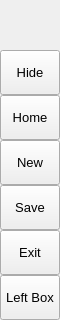
        <widget class="QFrame" name="leftMenuBg">
         <property name="minimumSize">
          <size>
           <width>60</width>
           <height>0</height>
          </size>
         </property>
         <property name="maximumSize">
          <size>
           <width>60</width>
           <height>16777215</height>
          </size>
         </property>
         <property name="frameShape">
          <enum>QFrame::Shape::NoFrame</enum>
         </property>
         <property name="frameShadow">
          <enum>QFrame::Shadow::Raised</enum>
         </property>
         <layout class="QVBoxLayout" name="verticalLayout_3">
          <property name="spacing">
           <number>0</number>
          </property>
          <property name="leftMargin">
           <number>0</number>
          </property>
          <property name="topMargin">
           <number>0</number>
          </property>
          <property name="rightMargin">
           <number>0</number>
          </property>
          <property name="bottomMargin">
           <number>0</number>
          </property>
          <item>
           <widget class="QFrame" name="topLogoInfo">
            <property name="minimumSize">
             <size>
              <width>0</width>
              <height>50</height>
             </size>
            </property>
            <property name="maximumSize">
             <size>
              <width>16777215</width>
              <height>50</height>
             </size>
            </property>
            <property name="frameShape">
             <enum>QFrame::Shape::NoFrame</enum>
            </property>
            <property name="frameShadow">
             <enum>QFrame::Shadow::Raised</enum>
            </property>
            <widget class="QFrame" name="topLogo">
             <property name="geometry">
              <rect>
               <x>10</x>
               <y>5</y>
               <width>42</width>
               <height>42</height>
              </rect>
             </property>
             <property name="minimumSize">
              <size>
               <width>42</width>
               <height>42</height>
              </size>
             </property>
             <property name="maximumSize">
              <size>
               <width>42</width>
               <height>42</height>
              </size>
             </property>
             <property name="frameShape">
              <enum>QFrame::Shape::NoFrame</enum>
             </property>
             <property name="frameShadow">
              <enum>QFrame::Shadow::Raised</enum>
             </property>
            </widget>
            <widget class="QLabel" name="titleLeftApp">
             <property name="geometry">
              <rect>
               <x>70</x>
               <y>8</y>
               <width>160</width>
               <height>20</height>
              </rect>
             </property>
             <property name="font">
              <font>
               <family>Segoe UI Semibold</family>
               <pointsize>12</pointsize>
               <italic>false</italic>
               <fontweight></fontweight>
              </font>
             </property>
             <property name="text">
              <string>PyDracula</string>
             </property>
             <property name="alignment">
              <set>Qt::AlignmentFlag::AlignLeading|Qt::AlignmentFlag::AlignLeft|Qt::AlignmentFlag::AlignTop</set>
             </property>
            </widget>
            <widget class="QLabel" name="titleLeftDescription">
             <property name="geometry">
              <rect>
               <x>70</x>
               <y>27</y>
               <width>160</width>
               <height>16</height>
              </rect>
             </property>
             <property name="maximumSize">
              <size>
               <width>16777215</width>
               <height>16</height>
              </size>
             </property>
             <property name="font">
              <font>
               <family>Segoe UI</family>
               <pointsize>8</pointsize>
               <italic>false</italic>
               <bold>false</bold>
              </font>
             </property>
             <property name="text">
              <string>Modern GUI / Flat Style</string>
             </property>
             <property name="alignment">
              <set>Qt::AlignmentFlag::AlignLeading|Qt::AlignmentFlag::AlignLeft|Qt::AlignmentFlag::AlignTop</set>
             </property>
            </widget>
           </widget>
          </item>
          <item>
           <widget class="QFrame" name="leftMenuFrame">
            <property name="frameShape">
             <enum>QFrame::Shape::NoFrame</enum>
            </property>
            <property name="frameShadow">
             <enum>QFrame::Shadow::Raised</enum>
            </property>
            <layout class="QVBoxLayout" name="verticalMenuLayout">
             <property name="spacing">
              <number>0</number>
             </property>
             <property name="leftMargin">
              <number>0</number>
             </property>
             <property name="topMargin">
              <number>0</number>
             </property>
             <property name="rightMargin">
              <number>0</number>
             </property>
             <property name="bottomMargin">
              <number>0</number>
             </property>
             <item>
              <widget class="QFrame" name="toggleBox">
               <property name="maximumSize">
                <size>
                 <width>16777215</width>
                 <height>45</height>
                </size>
               </property>
               <property name="frameShape">
                <enum>QFrame::Shape::NoFrame</enum>
               </property>
               <property name="frameShadow">
                <enum>QFrame::Shadow::Raised</enum>
               </property>
               <layout class="QVBoxLayout" name="verticalLayout_4">
                <property name="spacing">
                 <number>0</number>
                </property>
                <property name="leftMargin">
                 <number>0</number>
                </property>
                <property name="topMargin">
                 <number>0</number>
                </property>
                <property name="rightMargin">
                 <number>0</number>
                </property>
                <property name="bottomMargin">
                 <number>0</number>
                </property>
                <item>
                 <widget class="QPushButton" name="toggleButton">
                  <property name="sizePolicy">
                   <sizepolicy hsizetype="Expanding" vsizetype="Fixed">
                    <horstretch>0</horstretch>
                    <verstretch>0</verstretch>
                   </sizepolicy>
                  </property>
                  <property name="minimumSize">
                   <size>
                    <width>0</width>
                    <height>45</height>
                   </size>
                  </property>
                  <property name="font">
                   <font>
                    <family>Segoe UI</family>
                    <pointsize>10</pointsize>
                    <italic>false</italic>
                    <bold>false</bold>
                   </font>
                  </property>
                  <property name="cursor">
                   <cursorShape>PointingHandCursor</cursorShape>
                  </property>
                  <property name="layoutDirection">
                   <enum>Qt::LayoutDirection::LeftToRight</enum>
                  </property>
                  <property name="styleSheet">
                   <string notr="true">background-image: url(:/icons/images/icons/icon_menu.png);</string>
                  </property>
                  <property name="text">
                   <string>Hide</string>
                  </property>
                 </widget>
                </item>
               </layout>
              </widget>
             </item>
             <item alignment="Qt::AlignmentFlag::AlignTop">
              <widget class="QFrame" name="topMenu">
               <property name="frameShape">
                <enum>QFrame::Shape::NoFrame</enum>
               </property>
               <property name="frameShadow">
                <enum>QFrame::Shadow::Raised</enum>
               </property>
               <layout class="QVBoxLayout" name="verticalLayout_8">
                <property name="spacing">
                 <number>0</number>
                </property>
                <property name="leftMargin">
                 <number>0</number>
                </property>
                <property name="topMargin">
                 <number>0</number>
                </property>
                <property name="rightMargin">
                 <number>0</number>
                </property>
                <property name="bottomMargin">
                 <number>0</number>
                </property>
                <item>
                 <widget class="QPushButton" name="btn_home">
                  <property name="sizePolicy">
                   <sizepolicy hsizetype="Expanding" vsizetype="Fixed">
                    <horstretch>0</horstretch>
                    <verstretch>0</verstretch>
                   </sizepolicy>
                  </property>
                  <property name="minimumSize">
                   <size>
                    <width>0</width>
                    <height>45</height>
                   </size>
                  </property>
                  <property name="font">
                   <font>
                    <family>Segoe UI</family>
                    <pointsize>10</pointsize>
                    <italic>false</italic>
                    <bold>false</bold>
                   </font>
                  </property>
                  <property name="cursor">
                   <cursorShape>PointingHandCursor</cursorShape>
                  </property>
                  <property name="layoutDirection">
                   <enum>Qt::LayoutDirection::LeftToRight</enum>
                  </property>
                  <property name="styleSheet">
                   <string notr="true">background-image: url(:/icons/images/icons/cil-home.png);</string>
                  </property>
                  <property name="text">
                   <string>Home</string>
                  </property>
                 </widget>
                </item>
                <item>
                 <widget class="QPushButton" name="btn_new">
                  <property name="sizePolicy">
                   <sizepolicy hsizetype="Expanding" vsizetype="Fixed">
                    <horstretch>0</horstretch>
                    <verstretch>0</verstretch>
                   </sizepolicy>
                  </property>
                  <property name="minimumSize">
                   <size>
                    <width>0</width>
                    <height>45</height>
                   </size>
                  </property>
                  <property name="font">
                   <font>
                    <family>Segoe UI</family>
                    <pointsize>10</pointsize>
                    <italic>false</italic>
                    <bold>false</bold>
                   </font>
                  </property>
                  <property name="cursor">
                   <cursorShape>PointingHandCursor</cursorShape>
                  </property>
                  <property name="layoutDirection">
                   <enum>Qt::LayoutDirection::LeftToRight</enum>
                  </property>
                  <property name="styleSheet">
                   <string notr="true">background-image: url(:/icons/images/icons/cil-file.png);</string>
                  </property>
                  <property name="text">
                   <string>New</string>
                  </property>
                 </widget>
                </item>
                <item>
                 <widget class="QPushButton" name="btn_save">
                  <property name="sizePolicy">
                   <sizepolicy hsizetype="Expanding" vsizetype="Fixed">
                    <horstretch>0</horstretch>
                    <verstretch>0</verstretch>
                   </sizepolicy>
                  </property>
                  <property name="minimumSize">
                   <size>
                    <width>0</width>
                    <height>45</height>
                   </size>
                  </property>
                  <property name="font">
                   <font>
                    <family>Segoe UI</family>
                    <pointsize>10</pointsize>
                    <italic>false</italic>
                    <bold>false</bold>
                   </font>
                  </property>
                  <property name="cursor">
                   <cursorShape>PointingHandCursor</cursorShape>
                  </property>
                  <property name="layoutDirection">
                   <enum>Qt::LayoutDirection::LeftToRight</enum>
                  </property>
                  <property name="styleSheet">
                   <string notr="true">background-image: url(:/icons/images/icons/cil-save.png)</string>
                  </property>
                  <property name="text">
                   <string>Save</string>
                  </property>
                 </widget>
                </item>
                <item>
                 <widget class="QPushButton" name="btn_exit">
                  <property name="sizePolicy">
                   <sizepolicy hsizetype="Expanding" vsizetype="Fixed">
                    <horstretch>0</horstretch>
                    <verstretch>0</verstretch>
                   </sizepolicy>
                  </property>
                  <property name="minimumSize">
                   <size>
                    <width>0</width>
                    <height>45</height>
                   </size>
                  </property>
                  <property name="font">
                   <font>
                    <family>Segoe UI</family>
                    <pointsize>10</pointsize>
                    <italic>false</italic>
                    <bold>false</bold>
                   </font>
                  </property>
                  <property name="cursor">
                   <cursorShape>PointingHandCursor</cursorShape>
                  </property>
                  <property name="layoutDirection">
                   <enum>Qt::LayoutDirection::LeftToRight</enum>
                  </property>
                  <property name="styleSheet">
                   <string notr="true">background-image: url(:/icons/images/icons/cil-x.png);</string>
                  </property>
                  <property name="text">
                   <string>Exit</string>
                  </property>
                 </widget>
                </item>
               </layout>
              </widget>
             </item>
             <item alignment="Qt::AlignmentFlag::AlignBottom">
              <widget class="QFrame" name="bottomMenu">
               <property name="frameShape">
                <enum>QFrame::Shape::NoFrame</enum>
               </property>
               <property name="frameShadow">
                <enum>QFrame::Shadow::Raised</enum>
               </property>
               <layout class="QVBoxLayout" name="verticalLayout_9">
                <property name="spacing">
                 <number>0</number>
                </property>
                <property name="leftMargin">
                 <number>0</number>
                </property>
                <property name="topMargin">
                 <number>0</number>
                </property>
                <property name="rightMargin">
                 <number>0</number>
                </property>
                <property name="bottomMargin">
                 <number>0</number>
                </property>
                <item>
                 <widget class="QPushButton" name="toggleLeftBox">
                  <property name="sizePolicy">
                   <sizepolicy hsizetype="Expanding" vsizetype="Fixed">
                    <horstretch>0</horstretch>
                    <verstretch>0</verstretch>
                   </sizepolicy>
                  </property>
                  <property name="minimumSize">
                   <size>
                    <width>0</width>
                    <height>45</height>
                   </size>
                  </property>
                  <property name="font">
                   <font>
                    <family>Segoe UI</family>
                    <pointsize>10</pointsize>
                    <italic>false</italic>
                    <bold>false</bold>
                   </font>
                  </property>
                  <property name="cursor">
                   <cursorShape>PointingHandCursor</cursorShape>
                  </property>
                  <property name="layoutDirection">
                   <enum>Qt::LayoutDirection::LeftToRight</enum>
                  </property>
                  <property name="styleSheet">
                   <string notr="true">background-image: url(:/icons/images/icons/icon_settings.png);</string>
                  </property>
                  <property name="text">
                   <string>Left Box</string>
                  </property>
                 </widget>
                </item>
               </layout>
              </widget>
             </item>
            </layout>
           </widget>
          </item>
         </layout>
        </widget>
